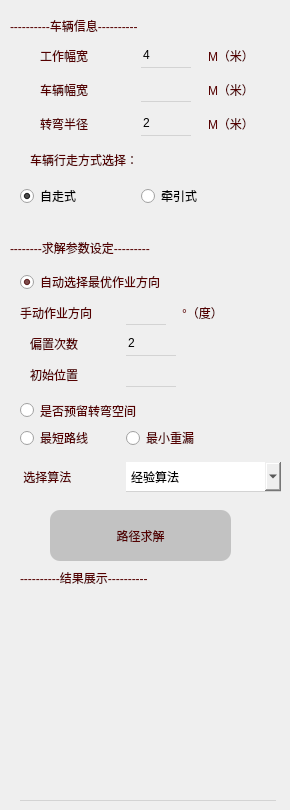
    <widget class="QWidget" name="tab_4">
     <attribute name="title">
      <string>收获</string>
     </attribute>
     <widget class="QLabel" name="label_6">
      <property name="geometry">
       <rect>
        <x>10</x>
        <y>10</y>
        <width>261</width>
        <height>31</height>
       </rect>
      </property>
      <property name="styleSheet">
       <string notr="true">color:rgb(85, 0, 0);
font: 11pt &quot;宋体&quot;;</string>
      </property>
      <property name="text">
       <string>----------车辆信息----------</string>
      </property>
     </widget>
     <widget class="QLabel" name="label_7">
      <property name="geometry">
       <rect>
        <x>10</x>
        <y>240</y>
        <width>261</width>
        <height>16</height>
       </rect>
      </property>
      <property name="styleSheet">
       <string notr="true">color:rgb(85, 0, 0);
font: 11pt &quot;宋体&quot;;</string>
      </property>
      <property name="text">
       <string>--------求解参数设定---------</string>
      </property>
     </widget>
     <widget class="QWidget" name="gridLayoutWidget_2">
      <property name="geometry">
       <rect>
        <x>20</x>
        <y>40</y>
        <width>248</width>
        <height>171</height>
       </rect>
      </property>
      <layout class="QGridLayout" name="gridLayout_2">
       <item row="2" column="2">
        <widget class="QLabel" name="label_50">
         <property name="maximumSize">
          <size>
           <width>60</width>
           <height>16777215</height>
          </size>
         </property>
         <property name="styleSheet">
          <string notr="true">color:rgb(85, 0, 0);
font: 10pt &quot;宋体&quot;;</string>
         </property>
         <property name="text">
          <string>M（米）</string>
         </property>
        </widget>
       </item>
       <item row="6" column="1">
        <widget class="QRadioButton" name="radioButton_6">
         <property name="text">
          <string>牵引式</string>
         </property>
        </widget>
       </item>
       <item row="2" column="0">
        <widget class="QLabel" name="label_9">
         <property name="styleSheet">
          <string notr="true">color:rgb(85, 0, 0);
font: 10pt &quot;宋体&quot;;</string>
         </property>
         <property name="text">
          <string>车辆幅宽</string>
         </property>
         <property name="indent">
          <number>20</number>
         </property>
        </widget>
       </item>
       <item row="0" column="1">
        <widget class="QLineEdit" name="lineEdit">
         <property name="minimumSize">
          <size>
           <width>0</width>
           <height>25</height>
          </size>
         </property>
         <property name="maximumSize">
          <size>
           <width>50</width>
           <height>16777215</height>
          </size>
         </property>
         <property name="styleSheet">
          <string notr="true">background-color: transparent;
color: rgb(0, 0, 0);
border: none;
border-bottom: 1px solid lightgray;</string>
         </property>
         <property name="text">
          <string>4</string>
         </property>
        </widget>
       </item>
       <item row="6" column="0">
        <widget class="QRadioButton" name="radioButton_5">
         <property name="text">
          <string>自走式</string>
         </property>
         <property name="checked">
          <bool>true</bool>
         </property>
        </widget>
       </item>
       <item row="2" column="1">
        <widget class="QLineEdit" name="lineEdit_3">
         <property name="minimumSize">
          <size>
           <width>0</width>
           <height>25</height>
          </size>
         </property>
         <property name="maximumSize">
          <size>
           <width>50</width>
           <height>16777215</height>
          </size>
         </property>
         <property name="styleSheet">
          <string notr="true">background-color: transparent;
color: rgb(0, 0, 0);
border: none;
border-bottom: 1px solid lightgray;</string>
         </property>
         <property name="text">
          <string/>
         </property>
        </widget>
       </item>
       <item row="3" column="1">
        <widget class="QLineEdit" name="lineEdit_4">
         <property name="minimumSize">
          <size>
           <width>0</width>
           <height>25</height>
          </size>
         </property>
         <property name="maximumSize">
          <size>
           <width>50</width>
           <height>16777215</height>
          </size>
         </property>
         <property name="styleSheet">
          <string notr="true">background-color: transparent;
color: rgb(0, 0, 0);
border: none;
border-bottom: 1px solid lightgray;</string>
         </property>
         <property name="text">
          <string>2</string>
         </property>
        </widget>
       </item>
       <item row="3" column="0">
        <widget class="QLabel" name="label_10">
         <property name="styleSheet">
          <string notr="true">color:rgb(85, 0, 0);
font: 10pt &quot;宋体&quot;;</string>
         </property>
         <property name="text">
          <string>转弯半径</string>
         </property>
         <property name="indent">
          <number>20</number>
         </property>
        </widget>
       </item>
       <item row="0" column="0">
        <widget class="QLabel" name="label_8">
         <property name="styleSheet">
          <string notr="true">color:rgb(85, 0, 0);
font: 10pt &quot;宋体&quot;;</string>
         </property>
         <property name="text">
          <string>工作幅宽</string>
         </property>
         <property name="indent">
          <number>20</number>
         </property>
        </widget>
       </item>
       <item row="5" column="0" colspan="2">
        <widget class="QLabel" name="label_11">
         <property name="maximumSize">
          <size>
           <width>16777215</width>
           <height>30</height>
          </size>
         </property>
         <property name="styleSheet">
          <string notr="true">color:rgb(85, 0, 0);
font: 10pt &quot;宋体&quot;;</string>
         </property>
         <property name="text">
          <string>车辆行走方式选择：</string>
         </property>
         <property name="indent">
          <number>10</number>
         </property>
        </widget>
       </item>
       <item row="3" column="2">
        <widget class="QLabel" name="label_51">
         <property name="maximumSize">
          <size>
           <width>60</width>
           <height>16777215</height>
          </size>
         </property>
         <property name="styleSheet">
          <string notr="true">color:rgb(85, 0, 0);
font: 10pt &quot;宋体&quot;;</string>
         </property>
         <property name="text">
          <string>M（米）</string>
         </property>
        </widget>
       </item>
       <item row="0" column="2">
        <widget class="QLabel" name="label_49">
         <property name="maximumSize">
          <size>
           <width>60</width>
           <height>16777215</height>
          </size>
         </property>
         <property name="styleSheet">
          <string notr="true">color:rgb(85, 0, 0);
font: 10pt &quot;宋体&quot;;</string>
         </property>
         <property name="text">
          <string>M（米）</string>
         </property>
        </widget>
       </item>
      </layout>
     </widget>
     <widget class="QPushButton" name="pushButton_2">
      <property name="geometry">
       <rect>
        <x>50</x>
        <y>510</y>
        <width>181</width>
        <height>51</height>
       </rect>
      </property>
      <property name="styleSheet">
       <string notr="true">QPushButton {
background-color: rgb(194, 194, 194);
	font: 12pt &quot;宋体&quot;;
color:rgb(85, 0, 0);
border-radius: 10px;
}
QPushButton:hover {
background-color: rgb(232, 232, 232);
}
QPushButton:pressed {
background-color: rgb(129, 129, 129);
}</string>
      </property>
      <property name="text">
       <string>路径求解</string>
      </property>
     </widget>
     <widget class="QLabel" name="label_12">
      <property name="geometry">
       <rect>
        <x>20</x>
        <y>570</y>
        <width>261</width>
        <height>16</height>
       </rect>
      </property>
      <property name="styleSheet">
       <string notr="true">color:rgb(85, 0, 0);
font: 11pt &quot;宋体&quot;;</string>
      </property>
      <property name="text">
       <string>----------结果展示----------</string>
      </property>
     </widget>
     <widget class="QTextBrowser" name="textBrowser">
      <property name="geometry">
       <rect>
        <x>20</x>
        <y>590</y>
        <width>256</width>
        <height>211</height>
       </rect>
      </property>
      <property name="styleSheet">
       <string notr="true">background-color: transparent;
color: rgb(0, 0, 0);
border: none;
border-bottom: 1px solid lightgray;</string>
      </property>
     </widget>
     <widget class="QWidget" name="gridLayoutWidget_9">
      <property name="geometry">
       <rect>
        <x>20</x>
        <y>270</y>
        <width>261</width>
        <height>119</height>
       </rect>
      </property>
      <layout class="QGridLayout" name="gridLayout_9">
       <item row="2" column="0">
        <widget class="QLabel" name="label_13">
         <property name="minimumSize">
          <size>
           <width>100</width>
           <height>0</height>
          </size>
         </property>
         <property name="styleSheet">
          <string notr="true">color:rgb(85, 0, 0);
font: 10pt &quot;宋体&quot;;</string>
         </property>
         <property name="text">
          <string>偏置次数</string>
         </property>
         <property name="indent">
          <number>10</number>
         </property>
        </widget>
       </item>
       <item row="1" column="2">
        <widget class="QLabel" name="label_41">
         <property name="styleSheet">
          <string notr="true">color:rgb(85, 0, 0);
font: 10pt &quot;宋体&quot;;</string>
         </property>
         <property name="text">
          <string>°（度）</string>
         </property>
        </widget>
       </item>
       <item row="2" column="1">
        <widget class="QLineEdit" name="lineEdit_2">
         <property name="minimumSize">
          <size>
           <width>0</width>
           <height>25</height>
          </size>
         </property>
         <property name="maximumSize">
          <size>
           <width>50</width>
           <height>16777215</height>
          </size>
         </property>
         <property name="styleSheet">
          <string notr="true">background-color: transparent;
color: rgb(0, 0, 0);
border: none;
border-bottom: 1px solid lightgray;</string>
         </property>
         <property name="text">
          <string>2</string>
         </property>
        </widget>
       </item>
       <item row="0" column="0" colspan="3">
        <widget class="QRadioButton" name="radioButton_16">
         <property name="styleSheet">
          <string notr="true">color:rgb(85, 0, 0);
font: 10pt &quot;宋体&quot;;</string>
         </property>
         <property name="text">
          <string>自动选择最优作业方向</string>
         </property>
         <property name="checked">
          <bool>true</bool>
         </property>
        </widget>
       </item>
       <item row="1" column="0">
        <widget class="QLabel" name="label_43">
         <property name="maximumSize">
          <size>
           <width>180</width>
           <height>16777215</height>
          </size>
         </property>
         <property name="styleSheet">
          <string notr="true">color:rgb(85, 0, 0);
font: 10pt &quot;宋体&quot;;</string>
         </property>
         <property name="text">
          <string>手动作业方向</string>
         </property>
        </widget>
       </item>
       <item row="1" column="1">
        <widget class="QLineEdit" name="lineEdit_21">
         <property name="minimumSize">
          <size>
           <width>0</width>
           <height>25</height>
          </size>
         </property>
         <property name="maximumSize">
          <size>
           <width>40</width>
           <height>16777215</height>
          </size>
         </property>
         <property name="styleSheet">
          <string notr="true">background-color: transparent;
color: rgb(0, 0, 0);
border: none;
border-bottom: 1px solid lightgray;</string>
         </property>
        </widget>
       </item>
       <item row="3" column="0">
        <widget class="QLabel" name="label_52">
         <property name="minimumSize">
          <size>
           <width>100</width>
           <height>0</height>
          </size>
         </property>
         <property name="styleSheet">
          <string notr="true">color:rgb(85, 0, 0);
font: 10pt &quot;宋体&quot;;</string>
         </property>
         <property name="text">
          <string>初始位置</string>
         </property>
         <property name="indent">
          <number>10</number>
         </property>
        </widget>
       </item>
       <item row="3" column="1">
        <widget class="QLineEdit" name="lineEdit_20">
         <property name="minimumSize">
          <size>
           <width>0</width>
           <height>25</height>
          </size>
         </property>
         <property name="maximumSize">
          <size>
           <width>50</width>
           <height>16777215</height>
          </size>
         </property>
         <property name="styleSheet">
          <string notr="true">background-color: transparent;
color: rgb(0, 0, 0);
border: none;
border-bottom: 1px solid lightgray;</string>
         </property>
         <property name="text">
          <string/>
         </property>
        </widget>
       </item>
      </layout>
     </widget>
     <widget class="QRadioButton" name="radioButton_7">
      <property name="geometry">
       <rect>
        <x>20</x>
        <y>400</y>
        <width>258</width>
        <height>21</height>
       </rect>
      </property>
      <property name="styleSheet">
       <string notr="true">color:rgb(85, 0, 0);
font: 10pt &quot;宋体&quot;;</string>
      </property>
      <property name="text">
       <string>是否预留转弯空间</string>
      </property>
     </widget>
     <widget class="QWidget" name="gridLayoutWidget_10">
      <property name="geometry">
       <rect>
        <x>20</x>
        <y>420</y>
        <width>261</width>
        <height>80</height>
       </rect>
      </property>
      <layout class="QGridLayout" name="gridLayout_11">
       <item row="0" column="0">
        <widget class="QRadioButton" name="radioButton_8">
         <property name="minimumSize">
          <size>
           <width>100</width>
           <height>0</height>
          </size>
         </property>
         <property name="maximumSize">
          <size>
           <width>100</width>
           <height>16777215</height>
          </size>
         </property>
         <property name="styleSheet">
          <string notr="true">color:rgb(85, 0, 0);
font: 10pt &quot;宋体&quot;;</string>
         </property>
         <property name="text">
          <string>最短路线</string>
         </property>
        </widget>
       </item>
       <item row="0" column="1">
        <widget class="QRadioButton" name="radioButton_9">
         <property name="styleSheet">
          <string notr="true">color:rgb(85, 0, 0);
font: 10pt &quot;宋体&quot;;</string>
         </property>
         <property name="text">
          <string>最小重漏</string>
         </property>
        </widget>
       </item>
       <item row="1" column="0">
        <widget class="QLabel" name="label_14">
         <property name="maximumSize">
          <size>
           <width>80</width>
           <height>16777215</height>
          </size>
         </property>
         <property name="styleSheet">
          <string notr="true">color:rgb(85, 0, 0);
font: 10pt &quot;宋体&quot;;</string>
         </property>
         <property name="text">
          <string> 选择算法</string>
         </property>
        </widget>
       </item>
       <item row="1" column="1">
        <widget class="QComboBox" name="comboBox_4">
         <property name="minimumSize">
          <size>
           <width>0</width>
           <height>30</height>
          </size>
         </property>
         <property name="styleSheet">
          <string notr="true">color: rgb(0, 0, 0);
font: 10pt &quot;宋体&quot;;
border: none;
border-bottom: 1px solid lightgray;</string>
         </property>
         <item>
          <property name="text">
           <string>经验算法</string>
          </property>
         </item>
         <item>
          <property name="text">
           <string>贪婪算法</string>
          </property>
         </item>
         <item>
          <property name="text">
           <string>google OR-Tools</string>
          </property>
         </item>
        </widget>
       </item>
      </layout>
     </widget>
    </widget>
